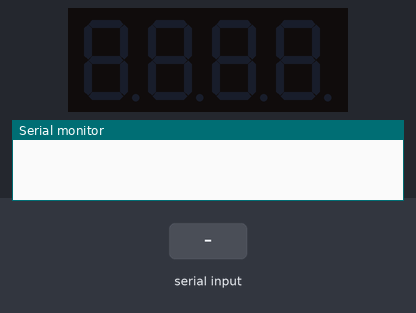
Simulated run of this sketch. Board: Arduino Leonardo, built with avr-gcc and run on an emulated ATmega32U4. Shown: 4-digit seven-segment display, the last lines printed to the serial monitor. The test bench sets the inputs (shaded band).

Above: at 1.2 s.
1.3 s: "90,45,200\n" received over Serial
At 2.5 s:
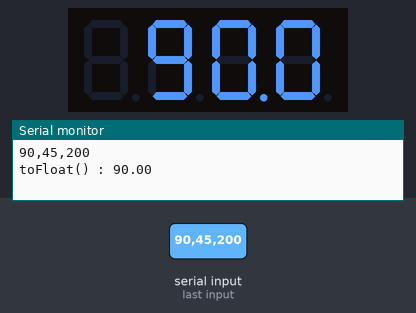
2.8 s: "30,150,10\n" received over the second serial link
4.3 s: "5\n" received over Serial
At 4.8 s:
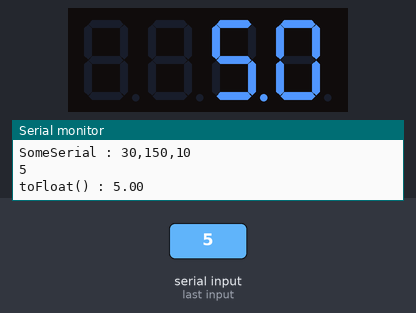
5.8 s: "200\n" received over the second serial link
At 7.0 s:
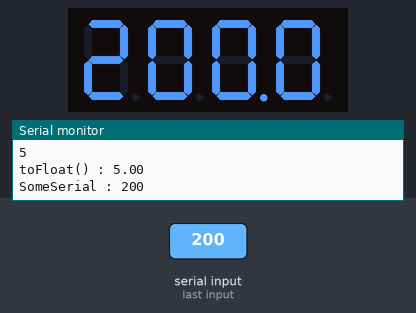
7.3 s: "1,90\n" received over Serial
At 8.3 s:
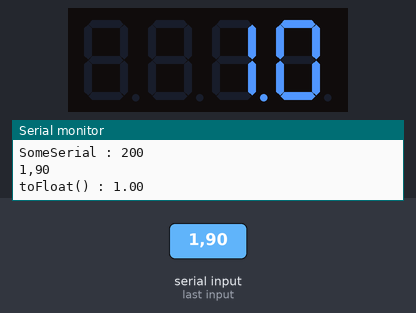
8.8 s: "90,45\n" received over the second serial link
At 9.4 s:
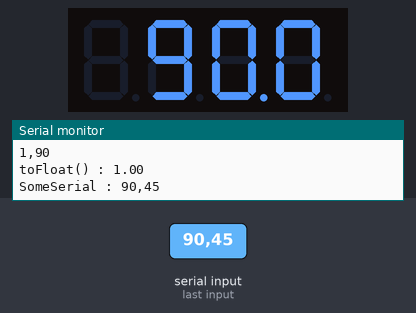
Timing chart, 0 to 11.3 s (numbered marks = the images above; inputs shaded):
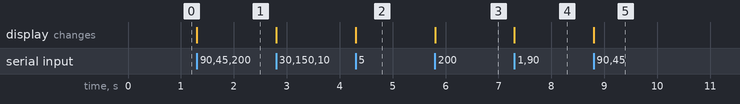

Measured:
- after the input at 1.3 s, the display: changes at once (image 1)
- after the input at 4.3 s, the display: changes at once (image 2)
- after the input at 5.8 s, the display: changes at once (image 3)
- after the input at 7.3 s, the display: changes at once (image 4)
- after the input at 8.8 s, the display: changes at once (image 5)

The sketch:

FND_4Digit_ProMicro.ino
```cpp
#include "SevSeg.h"

SevSeg sevseg;

/*
    1 E         : 10
    2 D         : 16
    3 DP        : 14
    4 C         : 15
    5 G         : A0
    6 DIG.4     : A1
    7 B         : 7
    8 DIG.3     : 6
    9 DIG.2     : 5
    10 F        : 4
    11 A        : 3
    12 DIG.1    : 2
    RX          : 1
    TX          : 0
*/


String inputString = "";
bool stringComplete = false;

String serial1_inputString = "";
bool serial1Complete = false;

void setup() {
  // put your setup code here, to run once:
    /*for(int i = 0; i < 4; i++){
        pinMode(digit_select_pin[i], OUTPUT);
        digitalWrite(digit_select_pin[i], HIGH);
    }

    for(int i = 0; i < 8; i++){
        pinMode(segment_pin[i], OUTPUT);
    }*/

    byte numDigits = 4;
    byte digitPins[] = {2, 5, 6, A1};
    byte segmentPins[] = {3, 7, 15, 16, 10, 4, A0, 14};
    bool resistorsOnSegments = true; // 'false' means resistors are on digit pins
    byte hardwareConfig = COMMON_ANODE; // See README.md for options
    bool updateWithDelays = false; // Default 'false' is Recommended
    bool leadingZeros = false; // Use 'true' if you'd like to keep the leading zeros
    bool disableDecPoint = false; // Use 'true' if your decimal point doesn't exist or isn't connected. Then, you only need to specify 7 segmentPins[]

    sevseg.begin(hardwareConfig, numDigits, digitPins, segmentPins, resistorsOnSegments, updateWithDelays, leadingZeros, disableDecPoint);
    sevseg.blank();

    Serial.begin(115200);
    Serial1.begin(115200);
    while(!Serial1){}

    inputString.reserve(200);
    serial1_inputString.reserve(200);
}

void loop() {
    while(Serial.available()){
    char inChar = (char)Serial.read();
    inputString += inChar;

    if(inChar == '\n'){
      stringComplete = true;
    }
  }

  if (stringComplete) {
    sevseg.blank();
    Serial.println(inputString);


    inputString.toFloat();
    Serial.print("toFloat() : ");
    Serial.println(inputString.toFloat());

    if(inputString.toFloat()) sevseg.setNumberF(inputString.toFloat(), 1);

    // clear the string:
    inputString = "";

    stringComplete = false;
  }


  while(Serial1.available()){
    char inChar = (char)Serial1.read();
    serial1_inputString += inChar;

    if(inChar == '\n'){
      serial1Complete = true;
    }
  }

  if (serial1Complete) {
    sevseg.blank();

    if(serial1_inputString.toFloat()) sevseg.setNumberF(serial1_inputString.toFloat(), 1);\
    Serial.print("SomeSerial : ");
    Serial.println(serial1_inputString);

    // clear the string:
    serial1_inputString = "";

    serial1Complete = false;
  }

  sevseg.refreshDisplay();
}
```
